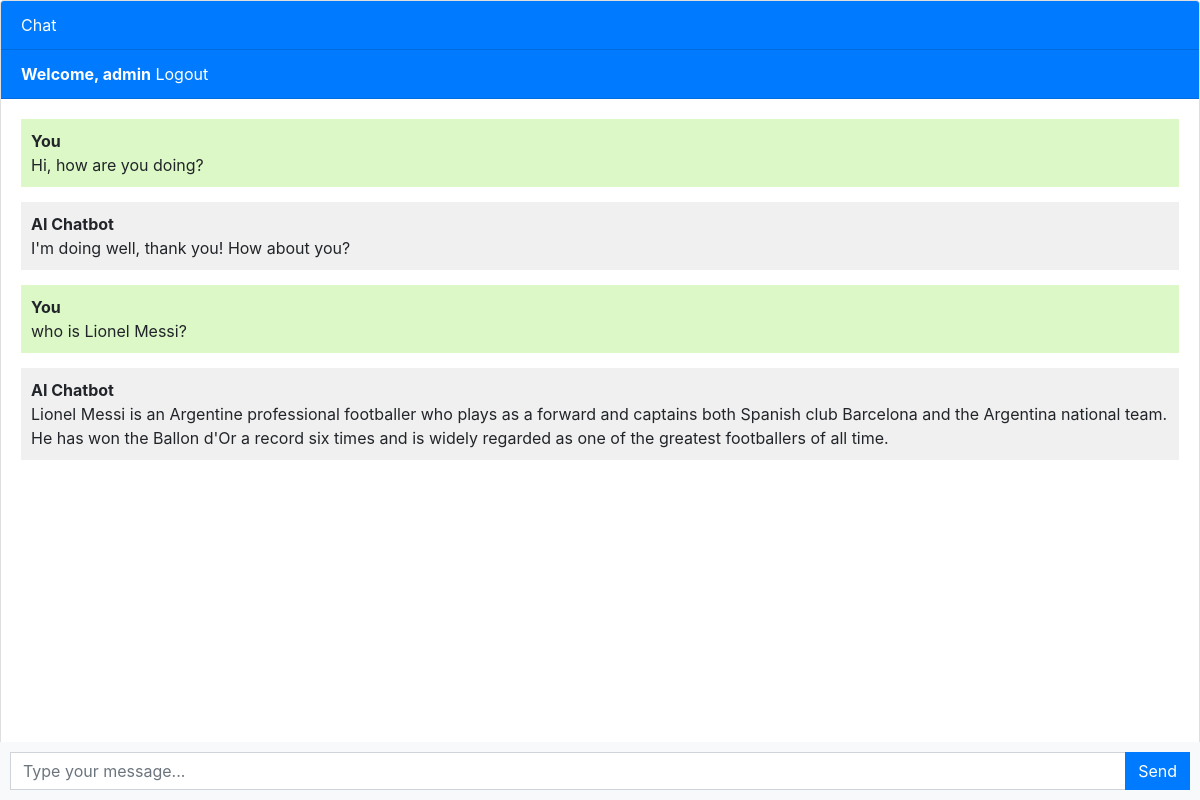
The page / (signed in) on the database its author committed.
### chatbot/models.py (models this page shows, shortened)
class Chat(models.Model):
    user= models.ForeignKey(User, on_delete= models.CASCADE)
    message= models.TextField()
    response= models.TextField()
    created_at= models.DateTimeField(auto_now_add= True)

### chatbot/views.py (the view)
# urls.py: path('', views.chatbot, name='chatbot'),
def chatbot(request):
    chats= Chat.objects.filter(user= request.user)
    if request.method == 'POST':
        message= request.POST.get('message')
        response = ask_openai(message)
        chat= Chat(user= request.user, message=message, response= response, created_at=timezone.now())
        chat.save()
        return JsonResponse({'message': message, 'response': response})
    return render(request, 'chatbot.html', {'chats': chats})

### templates/chatbot.html (shortened to what this page needs)
{% extends 'base.html' %}
{% block content %}
<div class="chat-container">
  <div class="card flex-grow-1">
    <div class="card-header bg-primary text-white">Chat</div>
    {% if user.is_authenticated %}
    <div class="card-header bg-primary text-white"><b>Welcome, {{user.username}}</b> <a style="color: white;" href="logout">Logout</a></div>
    {% else %}
    <div class="card-header bg-primary text-white"><a style="color: white;" href="login">Login</a> <a style="color: white;" href="register">Register</a></div>
    {% endif %}
    <div class="card-body messages-box">
      <ul class="list-unstyled messages-list">
      {% for chat in chats %}
         {% if chat.user == request.user %}
            <li class="message sent">
          <div class="message-text">
            <div class="message-sender">
              <b>You</b>
            </div>
            <div class="message-content">
              {{chat.message}}
            </div>
          </div>
        </li>
        <li class="message received">
          <div class="message-text">
            <div class="message-sender">
              <b>AI Chatbot</b>
            </div>
            <div class="message-content">
              {{chat.response}}
            </div>
          </div>
        </li>
          {% endif %}
      {% endfor %}
      </ul>
    </div>
    <br><br>
    <br><br>
    <br><br>
  </div>
  <form class="message-form">
    <div class="input-group">
      <input type="text" class="form-control message-input" placeholder="Type your message...">
      <div class="input-group-append">
        <button type="submit" class="btn btn-primary btn-send">Send</button>
      </div>
    </div>
  </form>
</div>
{% endblock %}

### templates/chatbot.html (style rules this page uses)
body, html { height: 100%; }
.messages-box { flex: 1; overflow-y: auto; }
.messages-list { padding-left: 0; }
.message { margin-bottom: 15px; list-style: none; }
.message-text { padding: 10px; border-radius: 5px; }
.sent { background-color: #dcf8c6; align-self: flex-end; }
.received { background-color: #f1f0f0; align-self: flex-start; }
.message-form { display: flex; position: fixed; bottom: 0; left: 0; right: 0; padding: 10px; background-color: #f8f9fa; }
.message-input { flex: 1; border-radius: 0; border-right: none; }
.btn-send { border-radius: 0; }
.chat-container { height: 100%; display: flex; flex-direction: column; }

### rows shown on the page
Chat: message "Hi, how are you doing?", response "I'm doing well, thank you! How about you?"
Chat: message "who is Lionel Messi?", response "Lionel Messi is an Argentine professional footballer who plays as a forward and captains both Spanish club Barcelona and the Argentina national team. He has won the Ballon d'Or a record six times and is widely regarded as one of the greatest footballers of all time."

### other values the page prints
{{ user.username }} "admin"
